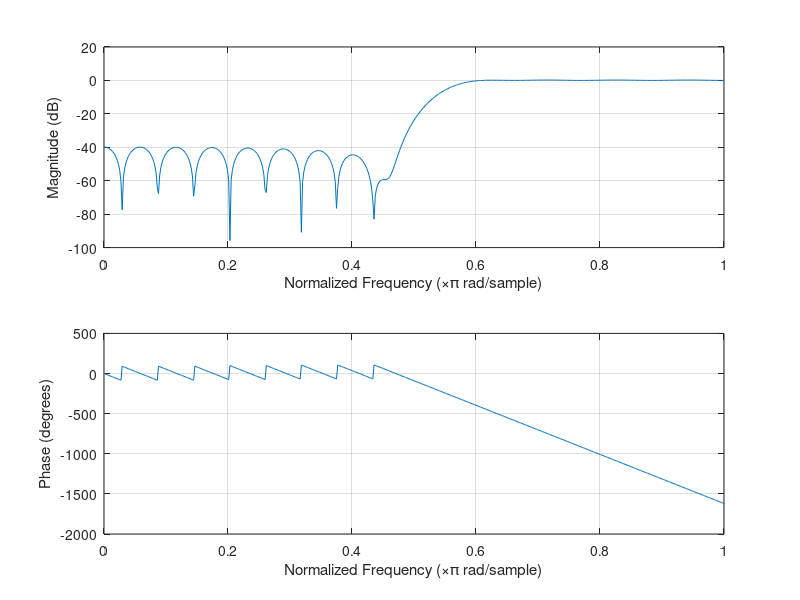
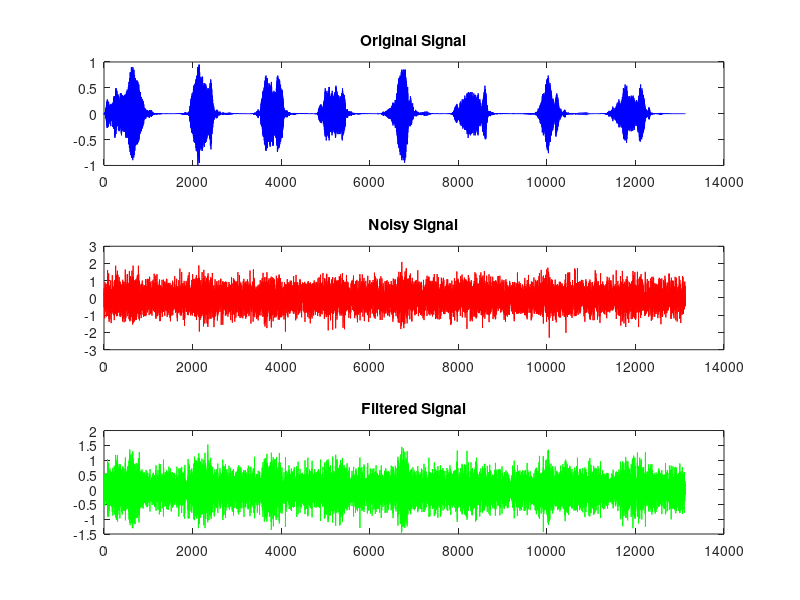
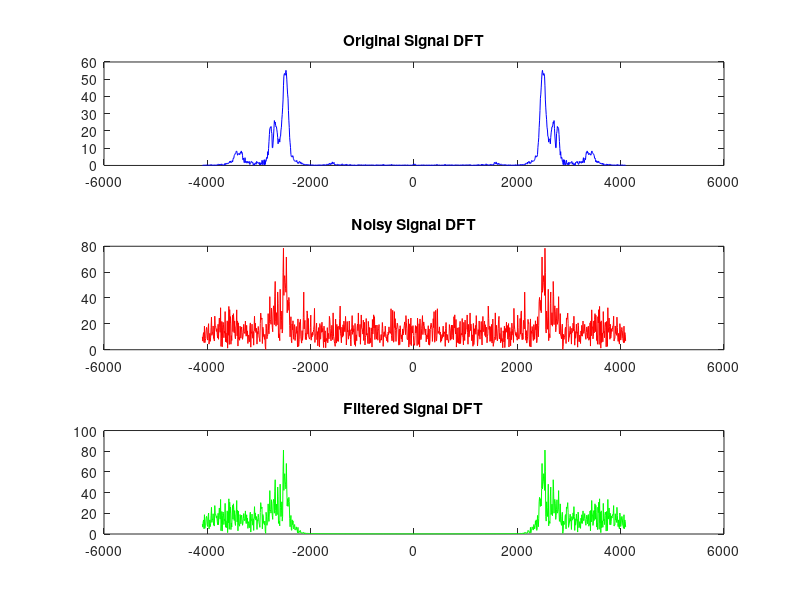

Reproduce these figures in MATLAB, in order.
 load chirp;                     % Load data (y and Fs) into workspace
 y0=y;
 noise=0.5*randn(size(y));
 y = y0 + noise;                  % Adding noise
 b = fir1(34,0.55,'high',chebwin(35,30));    % FIR filter design
 freqz(b,1,512);                 % Frequency response of filter
 f_output = filtfilt(b,1,y);       % Zero-phase digital filtering
 figure;
 subplot(311); plot(y0,'b'); title('Original Signal')
 subplot(312); plot(y,'r'); title('Noisy Signal')
 subplot(313); plot(f_output,'g'); title('Filtered Signal')


 NumFFT = 1024;
 F = linspace(-Fs/2,Fs/2,NumFFT);
 figure;
 subplot(311); plot(F, abs(fftshift(fft(y0,NumFFT))),'b'); title('Original Signal DFT')
 subplot(312); plot(F, abs(fftshift(fft(y,NumFFT))),'r'); title('Noisy Signal DFT')
 subplot(313); plot(F, abs(fftshift(fft(f_output,NumFFT))),'g'); title('Filtered Signal DFT')
 
%  sound(f_output,Fs)